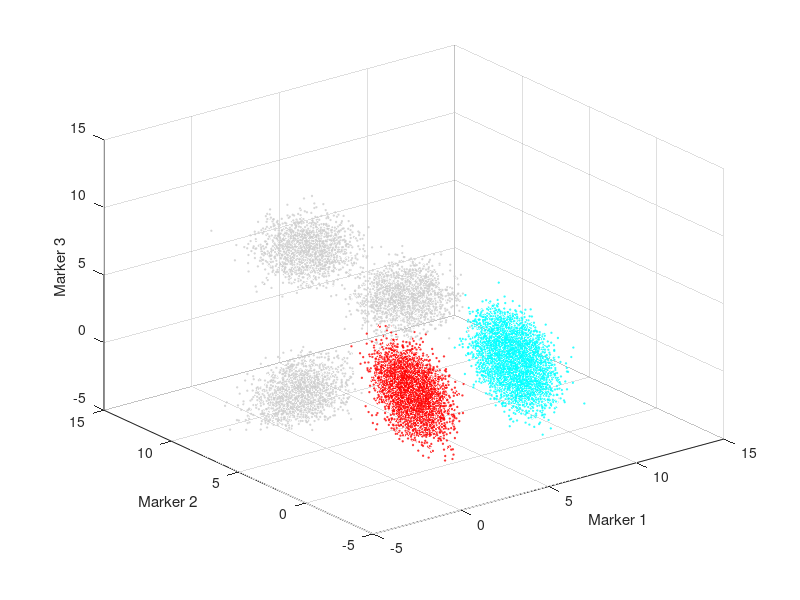

The MATLAB script that drew this image: (Note: this script raises an error after producing the figure.)
%% Generating 2D Gating Hierarhcy from Clustered Cytometry Data
% Our algorithm cluster-to-gates(C2G) can visualize a clustered cytometry
% data in 2D gating hierarchy. The overall input to C2G are two variables:
% "data" and "label". "data" is a N-by-M matrix where N is the number of
% cells and M is the number of markers. "label" is a N-by-1 matrix and this
% matrix represent which cluster each cell belongs to (0 for ungated
% cells).  In this page, we will demonstrate how to use C2G to generate
% gating hierarchy on a simulated data and on a CYTOF dataset that are
% manually gated.
% The software and testing data can be downloaded *here* . 

%% Initialization and load the simulated data
% This simulated data set contain 20000 cells, which consist of 5
% populations.Two of the populations are addressed as known and labeled as
% 1 and 2. The cells in other populations are labeled 0 which means
% "ungated". A visualization of the original data is also shown in the
% following sections.
addpath('src')
addpath('libs')
load('testdata/simulated.mat','data','label');
markernames ={'Marker 1','Marker 2','Marker 3'};
fprintf('Size of "data" is %d-by-%d\n',size(data));
fprintf('Size of "label" is %d-by-%d\n',size(label));

%% Visualize the simulated data and pre-clustered simulated data in 3D
% In real application, this section is not necessay.
col = [0.8 0.8 0.8;hsv(length(unique(label))-1)];
figure('Position',[680 478 560 420]);
scatter3(data(:,1),data(:,2),data(:,3),1,col(label+1,:));
xlabel('Marker 1')
ylabel('Marker 2')
zlabel('Marker 3')
axis([-5 15 -5 15 -5 15]);

%% Run the analysis on the simulated data
% This section perform the analysis on the simulated data. If your data
% have no "ungated" cells, preclustered step can be skipped. If you skip
% precluster, the second and third parameter in function "C2G" should be
% the same. Compute local density step is also optional, it can decrease
% time cost in computing density when you want to try different parameter
% setting in "C2G". If you skipped it, no need to input the fourth
% parameter in "C2G".

% Precluster the simulated data
rng(9464);
preclustered_label = cluster_ungated_gmm(data,label);
figure('Position',[680 478 560 420]);
col = [0.8 0.8 0.8;hsv(length(unique(preclustered_label)))];
scatter3(data(:,1),data(:,2),data(:,3),1,col(preclustered_label+1,:));
xlabel('Marker 1')
ylabel('Marker 2')
zlabel('Marker 3')
axis([-5 15 -5 15 -5 15]);

% Pre-compute the local density (optional)
[means, covs, density] = compute_density(data,preclustered_label); 
% Call main part of the program and return a object m that store the
% results. The option "ignore_ratio" mean percentage of low density cells
% ignored when compute overlap between different populations
m = C2G(data,preclustered_label,label,density); 
% Draw the obtained gating hierarchy
% Show statistics
%m.draw_gates(data,preclustered_label, density);
m.view_gates(data,markernames,20);
outtable = m.show_f_score(label); 

%% Load CYTOF datasets
% Read multiple fcs files. Each fcs file correspond to one cell population
% Automatically generate cell labels based on fsc files. FCS files are
% store in the "test" folder. "CD4_Effmen.fcs", "CD4_naive.fcs", and
% "CD8_naive.fcs" are cells of target populations and "ctr.fcs" contain all
% cells. Only work with surface protein markers. 
fdname = 'testdata';
[ori_data,ori_l,ori_markers]=load_mul_fcs(fdname,'ctr.fcs');

surface_idx = [3 4 6 8 9 11 12 13 22 24 25 27];
data = ori_data(:,surface_idx);
markers = ori_markers(surface_idx);
n_markers = length(markers);

%% Generate gating hierarchy for manually gated populations
% Precluster the ungated cells
rng(9464)
%label = cluster_ungated_gmm(data,ori_l,100,60);
[label,feature] = cluster_ungated(data,ori_l);
% Precompute the local density
[~, ~, density] = compute_density(data,label);
% Perform the anlysis
m = C2G(data,label,ori_l,density,feature);
%m = C2G2(data,label,ori_l,means,covs,overlap2d);
%m.draw_gates(data,label, density);
m.view_gates(data,markers,20);
m.show_f_score(ori_l);

%% Generate gating hierarchy for K-means defined populations (K=10)
rng(9464)
km_l = kmeans(data,10);
% Precluster the ungated cells
label = cluster_ungated(data,km_l);
new_km_l = km_l;
% Precompute the local density
[~, ~, density] = compute_density(data,label);
% Perform the anlysis
m = C2G(data,label,new_km_l,density,'ignore_ratio',0.2);
m.view_gates(data,markers,20);
m.show_f_score(new_km_l);
